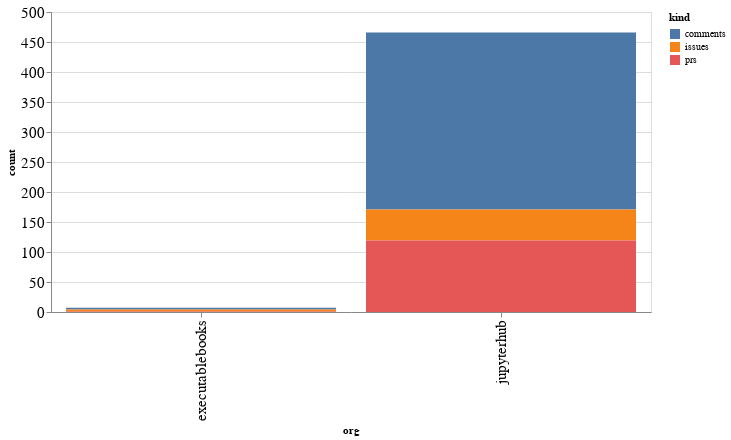

This figure's notebook cell:
### Code cell
alt.Chart(org_summaries, width=600).mark_bar().encode(
    x='org',
    y='count',
    color='kind',
    tooltip="org"
)

### Figure 1 — Vega-Lite specification as saved in the notebook (floating-point values rounded to 4 significant figures)
{"config": {"axisLeft": {"labelFontSize": 15}, "axisBottom": {"labelFontSize": 15}}, "data": {"name": "data-f947199f5f3c0b81d44edc2746257501"}, "mark": "bar", "encoding": {"color": {"type": "nominal", "field": "kind"}, "tooltip": {"type": "nominal", "field": "org"}, "x": {"type": "nominal", "field": "org"}, "y": {"type": "quantitative", "field": "count"}}, "width": 600, "$schema": "https://vega.github.io/schema/vega-lite/v4.8.1.json", "datasets": {"data-f947199f5f3c0b81d44edc2746257501": [{"org": "executablebooks", "kind": "comments", "count": 3}, {"org": "executablebooks", "kind": "issues", "count": 3}, {"org": "executablebooks", "kind": "prs", "count": 1}, {"org": "jupyterhub", "kind": "comments", "count": 295}, {"org": "jupyterhub", "kind": "issues", "count": 52}, {"org": "jupyterhub", "kind": "prs", "count": 119}]}}
